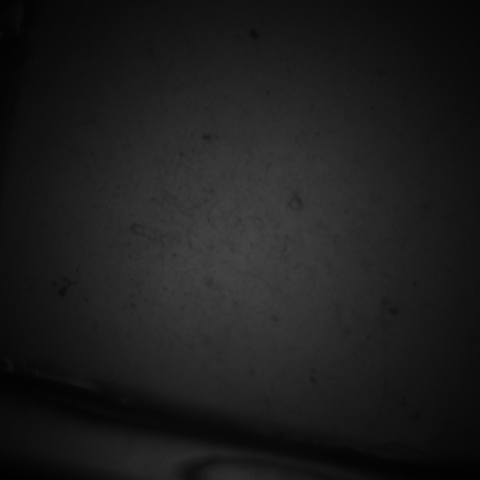
%> input picture Dynamic_Imaging/Expt_For_Sensor_Journal/Size Expt/Target1_012915_114452_raw.bmp, 480 x 480 px; its folder holds only this picture in this run
$ octave pixintensity_calc_v3_conf.m   (GNU Octave 9; MATLAB toolbox functions it lacks are replaced by stand-ins)
%> lines starting %> are read from the running program, lines starting %| are printed output that depends on the picture
%% TIS Image Processing Program
% Software Name: image_proc_tis_v1.m
% Firdous Saleheen
% 08/14/2014

%% Clear workspace and close all figures
clear all;% close all; clc;

%% Save the originial files in a seperate folder
% [4 lines of commented-out code are left out]
%% Read image sequence from the current directory
imagefiles = dir('*_raw.bmp'); % read the specified images in the current directory
fileNames = {imagefiles.name}'; % read the filename in a variable
numFrames = numel(fileNames); % count the number of images

%Iref = imread('background.bmp');
threshold = 30;

hsize = [9 9];
sigma = 3;
H = fspecial('gaussian',hsize,sigma);

for p = 1:numFrames
    Im_Raw(:,:,p) = imread(fileNames{p});
%> Im_Raw is the input picture: size 480x480 uint8; min 1, max 69, mean 29.1
    %myImage = myImagewnoise(:,:,1) - Iref;
    Im_Gauss(:,:,p) = imfilter(Im_Raw(:,:,p),H,'replicate');
    Im_Thresh = Im_Gauss(:,:,p);
    Im_Thresh(Im_Thresh<threshold)=0;
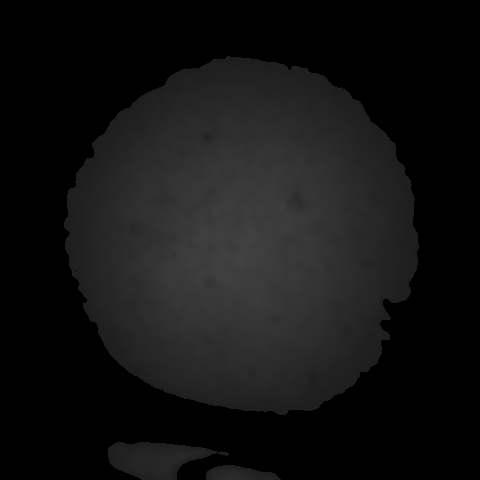
%> Im_Thresh: size 480x480 uint8; min 0, max 66, mean 19
    %imshow(Im_Thresh,[]);  title(sprintf('Processed Image # %d',p));pause(1);
    sumpix(p)=sum(sum(Im_Thresh));
 end
sumpix_tiss=sumpix'
%> sumpix_tiss = 4380837

%% Plot intensity versus x-axis Position
x = 28:4:76;
figure;
%plot(x',sumpix_tut,'r','Marker','o','MarkerSize', 10, 'LineWidth',2.5,'LineStyle','-');hold on;
plot(x',sumpix_tutt,'b','Marker','s','MarkerSize', 10, 'LineWidth',2.5,'LineStyle','-');hold on;
%> (this line was passed over: sumpix_tutt is not available in this run)
plot(x',sumpix_tiss,'g','Marker','>','MarkerSize', 10, 'LineWidth',2.5,'LineStyle','-');hold on;
xlabel('Horizontal Position (mm)','FontSize',14);
ylabel('Integrated Pixel Intensity (pixel)','FontSize',14);
legend('Tumor','Tissue')
%axis([xmin xmax ymin ymax])
axis([28 76 0.5e6 5.9e6])
grid on;

%% Plot absorption coefficient and tis size estimation on same plot for 635nm
x = 28:4:76; % x axis
mua = [0.0721 0.0813 0.0912 0.0982 0.1155 0.1299 0.1312 0.1315 0.1321 0.1115 0.0925 0.089 0.065]; % absorption coefficient from DOT


xCenter = 52;
zCenter = 28+6;
theta = 0 : 0.01 : 2*pi;
radius = 11.04/2;
xcircle = radius * cos(theta) + xCenter;
zcircle = radius * sin(theta) + zCenter;
%plot(xcircle, zcircle);
%axis square;
% xlim([28 76]);
% ylim([28 76]);

[ax,p1,p2]=plotyy(x',mua,xcircle,zcircle);

% [12 lines of commented-out code are left out]

ylabel(ax(1),'Absorption Coefficient (/cm)','FontSize',14) % label left y-axis
ylabel(ax(2),'Vertical Position z (mm)','FontSize',14) % label right y-axis
xlabel(ax(2),'Horizontal Position x (mm)','FontSize',14') % label x-axis
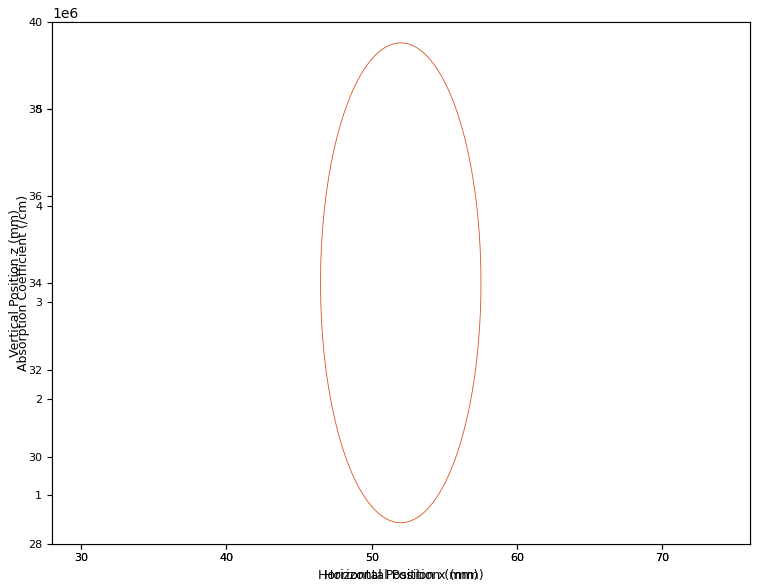
%> figure redrawn from the program's plot data, 2 panels; panel 1: curve peaks at x = 60, y = 0.132


figure;
%plot(x',sumpix_tut,'r','Marker','o','MarkerSize', 10, 'LineWidth',2.5,'LineStyle','-');hold on;
plot(x',mua,'b','Marker','s','MarkerSize', 10, 'LineWidth',2.5,'LineStyle','-');hold on;
%plot(x',sumpix_tiss,'g','Marker','>','MarkerSize', 10, 'LineWidth',2.5,'LineStyle','-');hold on;
xlabel('Horizontal Position (mm)','FontSize',14);
ylabel('Absorption Coefficient (/cm)','FontSize',14);
% legend('Tumor','Tissue')
% %axis([xmin xmax ymin ymax])
% axis([28 76 0.5e6 5.9e6])
grid on;
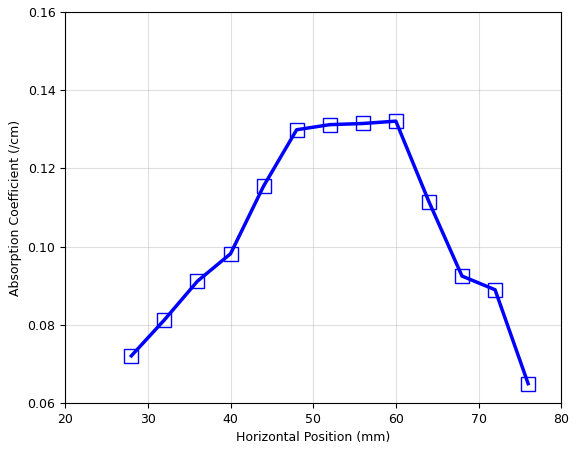
%> figure redrawn from the program's plot data; curve peaks at x = 60, y = 0.132

%%
figure;
xangle = [36 48 54 60 72]; % x axis
mua = [0.0330 0.0702 0.0908 0.0794 0.0189]; % absorption coefficient from DOT
plot(xangle,mua,'r','Marker','>','MarkerSize', 10, 'LineWidth',2.5,'LineStyle','-');hold on;
xlabel('Horizontal Position (mm)','FontSize',14);
ylabel('Absorption Coefficient (/cm)','FontSize',14);
grid on;
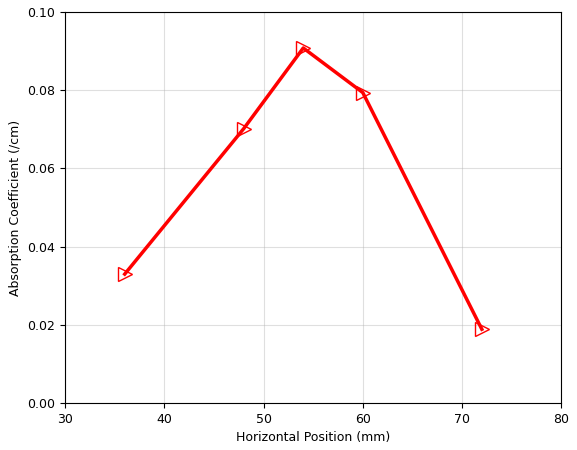
%> figure redrawn from the program's plot data


%%
%% Plot absorption coefficient and tis size estimation on same plot for 808nm
x = 28:4:76; % x axis
mua = [0.2899 0.2899 0.3419 0.3920 0.3831 0.3859 0.4019 0.6399 0.4443 0.3832 0.3780 0.3220 0.2698]; % absorption coefficient from DOT
figure;
plot(x,mua,'r','Marker','>','MarkerSize', 10, 'LineWidth',2.5,'LineStyle','-');hold on;
xlabel('Horizontal Position (mm)','FontSize',14);
ylabel('Absorption Coefficient (/cm)','FontSize',14);
grid on;
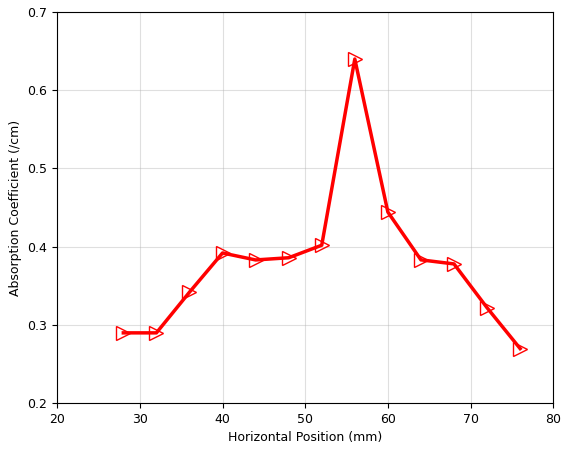
%> figure redrawn from the program's plot data; curve peaks at x = 56, y = 0.64

%% assuming live tissue
% lambda CHbO2   CHb
% 634	512.4	4730.8
% 636	478.8	4602.4
% 808	856	723.52

epsilon_CHbO2_635 = 495.6;
epsilon_CHb_635 = 4666;
epsilon_CHbO2_808 = 856;
epsilon_CHb_808 = 723.52;

epsilon_matrix = [epsilon_CHbO2_635 epsilon_CHb_635;epsilon_CHbO2_808 epsilon_CHb_808];
epsilon_matrix_inv = inv(epsilon_matrix);

mu_a_tumor = [0.1312 0.4680];
mu_a_tissue = [0.0907 0.3389];

C_tumor = epsilon_matrix_inv*mu_a_tumor'
C_tissue = epsilon_matrix_inv*mu_a_tissue'
